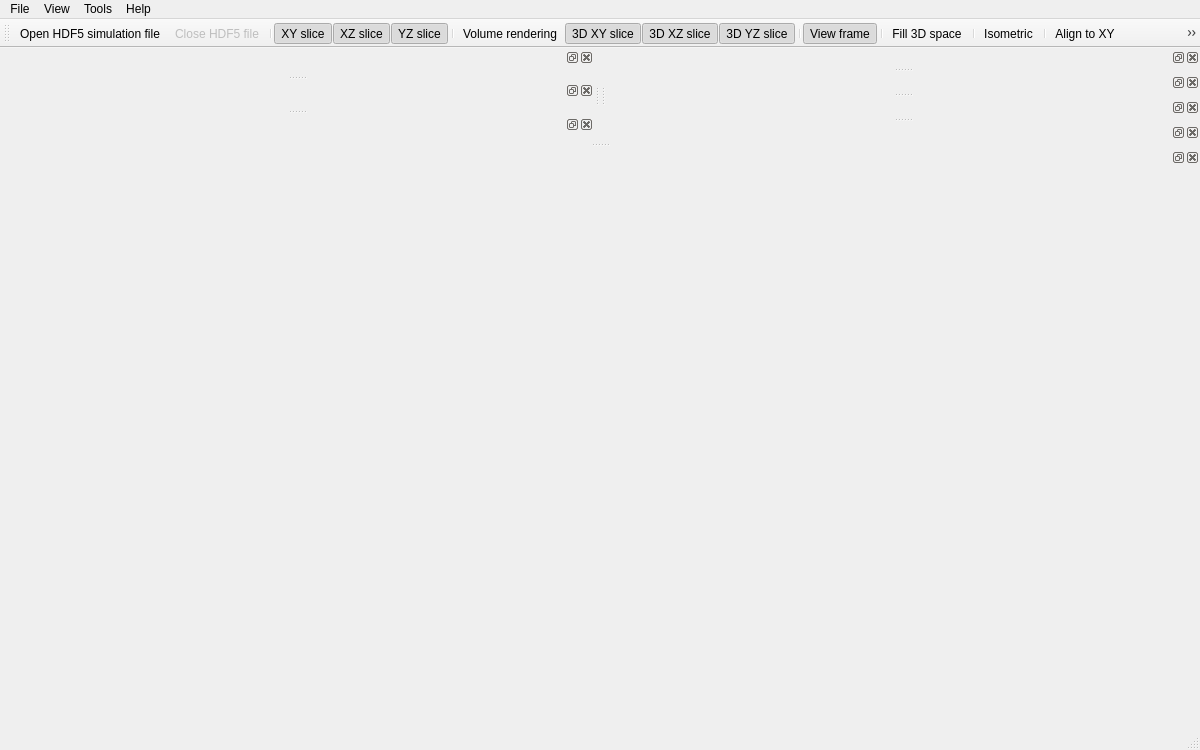
<?xml version="1.0" encoding="UTF-8"?>
<ui version="4.0">
 <class>MainWindow</class>
 <widget class="QMainWindow" name="MainWindow">
  <property name="geometry">
   <rect>
    <x>0</x>
    <y>0</y>
    <width>1200</width>
    <height>750</height>
   </rect>
  </property>
  <property name="windowIcon">
   <iconset resource="resources.qrc">
    <normaloff>:/icons/icons/images/icons_33.png</normaloff>:/icons/icons/images/icons_33.png</iconset>
  </property>
  <property name="locale">
   <locale language="English" country="UnitedStates"/>
  </property>
  <property name="iconSize">
   <size>
    <width>32</width>
    <height>32</height>
   </size>
  </property>
  <property name="toolButtonStyle">
   <enum>Qt::ToolButtonIconOnly</enum>
  </property>
  <property name="dockNestingEnabled">
   <bool>true</bool>
  </property>
  <property name="dockOptions">
   <set>QMainWindow::AllowNestedDocks|QMainWindow::AllowTabbedDocks|QMainWindow::AnimatedDocks|QMainWindow::VerticalTabs</set>
  </property>
  <widget class="QWidget" name="centralWidget">
   <property name="maximumSize">
    <size>
     <width>0</width>
     <height>0</height>
    </size>
   </property>
  </widget>
  <widget class="QToolBar" name="mainToolBar">
   <property name="windowTitle">
    <string>Main toolbar</string>
   </property>
   <property name="iconSize">
    <size>
     <width>32</width>
     <height>32</height>
    </size>
   </property>
   <attribute name="toolBarArea">
    <enum>TopToolBarArea</enum>
   </attribute>
   <attribute name="toolBarBreak">
    <bool>false</bool>
   </attribute>
   <addaction name="actionLoadHDF5File"/>
   <addaction name="actionCloseHDF5File"/>
   <addaction name="separator"/>
   <addaction name="actionSliceXY"/>
   <addaction name="actionSliceXZ"/>
   <addaction name="actionSliceYZ"/>
   <addaction name="separator"/>
   <addaction name="actionVolumeRendering"/>
   <addaction name="action3DXY"/>
   <addaction name="action3DXZ"/>
   <addaction name="action3DYZ"/>
   <addaction name="separator"/>
   <addaction name="actionViewFrame"/>
   <addaction name="separator"/>
   <addaction name="actionFillSpace"/>
   <addaction name="separator"/>
   <addaction name="actionOrthogonal"/>
   <addaction name="separator"/>
   <addaction name="actionAlignToXY"/>
   <addaction name="actionAlignToXZ"/>
   <addaction name="actionAlignToYZ"/>
   <addaction name="actionAlignToXYFromBack"/>
   <addaction name="actionAlignToXZFromBack"/>
   <addaction name="actionAlignToYZFromBack"/>
   <addaction name="separator"/>
   <addaction name="actionExportImageFrom3DScene"/>
   <addaction name="separator"/>
   <addaction name="actionDatasets"/>
   <addaction name="actionSelectedDataset"/>
   <addaction name="actionInfo"/>
   <addaction name="action3DSettings"/>
  </widget>
  <widget class="QMenuBar" name="menuBar">
   <property name="geometry">
    <rect>
     <x>0</x>
     <y>0</y>
     <width>1200</width>
     <height>21</height>
    </rect>
   </property>
   <widget class="QMenu" name="menuFile">
    <property name="title">
     <string>File</string>
    </property>
    <addaction name="actionLoadHDF5File"/>
    <addaction name="actionCloseHDF5File"/>
    <addaction name="actionExit"/>
    <addaction name="actionExportImageFrom3DScene"/>
   </widget>
   <widget class="QMenu" name="menuHelp">
    <property name="title">
     <string>Help</string>
    </property>
    <addaction name="actionAbout"/>
   </widget>
   <widget class="QMenu" name="menuView">
    <property name="title">
     <string>View</string>
    </property>
    <widget class="QMenu" name="menuControls">
     <property name="title">
      <string>Controls</string>
     </property>
     <addaction name="actionInfo"/>
     <addaction name="actionDatasets"/>
     <addaction name="actionSelectedDataset"/>
     <addaction name="action3DView"/>
    </widget>
    <addaction name="actionSliceXY"/>
    <addaction name="actionSliceXZ"/>
    <addaction name="actionSliceYZ"/>
    <addaction name="separator"/>
    <addaction name="actionVolumeRendering"/>
    <addaction name="action3DXY"/>
    <addaction name="action3DXZ"/>
    <addaction name="action3DYZ"/>
    <addaction name="separator"/>
    <addaction name="actionViewFrame"/>
    <addaction name="separator"/>
    <addaction name="menuControls"/>
   </widget>
   <widget class="QMenu" name="menuTools">
    <property name="title">
     <string>Tools</string>
    </property>
    <addaction name="actionSettings"/>
   </widget>
   <addaction name="menuFile"/>
   <addaction name="menuView"/>
   <addaction name="menuTools"/>
   <addaction name="menuHelp"/>
  </widget>
  <widget class="QStatusBar" name="statusBar"/>
  <widget class="SliceDockWidget" name="dockWidgetSliceXY">
   <property name="allowedAreas">
    <set>Qt::LeftDockWidgetArea</set>
   </property>
   <attribute name="dockWidgetArea">
    <number>1</number>
   </attribute>
  </widget>
  <widget class="SliceDockWidget" name="dockWidgetSliceXZ">
   <property name="allowedAreas">
    <set>Qt::LeftDockWidgetArea</set>
   </property>
   <attribute name="dockWidgetArea">
    <number>1</number>
   </attribute>
  </widget>
  <widget class="SliceDockWidget" name="dockWidgetSliceYZ">
   <property name="allowedAreas">
    <set>Qt::LeftDockWidgetArea</set>
   </property>
   <attribute name="dockWidgetArea">
    <number>1</number>
   </attribute>
  </widget>
  <widget class="Window3DDockWidget" name="dockWidgetWindow3D">
   <property name="allowedAreas">
    <set>Qt::BottomDockWidgetArea|Qt::TopDockWidgetArea</set>
   </property>
   <attribute name="dockWidgetArea">
    <number>8</number>
   </attribute>
  </widget>
  <widget class="DatasetsDockWidget" name="dockWidgetDatasets">
   <property name="allowedAreas">
    <set>Qt::RightDockWidgetArea</set>
   </property>
   <attribute name="dockWidgetArea">
    <number>2</number>
   </attribute>
  </widget>
  <widget class="SelectedDatasetDockWidget" name="dockWidgetSelectedDataset">
   <property name="allowedAreas">
    <set>Qt::RightDockWidgetArea</set>
   </property>
   <attribute name="dockWidgetArea">
    <number>2</number>
   </attribute>
  </widget>
  <widget class="FileInfoDockWidget" name="dockWidgetInfo">
   <property name="allowedAreas">
    <set>Qt::RightDockWidgetArea</set>
   </property>
   <attribute name="dockWidgetArea">
    <number>2</number>
   </attribute>
  </widget>
  <widget class="Settings3DDockWidget" name="dockWidgetSettings3D">
   <property name="allowedAreas">
    <set>Qt::RightDockWidgetArea</set>
   </property>
   <attribute name="dockWidgetArea">
    <number>2</number>
   </attribute>
  </widget>
  <action name="actionLoadHDF5File">
   <property name="icon">
    <iconset resource="resources.qrc">
     <normaloff>:/icons/icons/images/icons_01.png</normaloff>:/icons/icons/images/icons_01.png</iconset>
   </property>
   <property name="text">
    <string>Open HDF5 simulation file</string>
   </property>
   <property name="toolTip">
    <string>Open HDF5 simulation file</string>
   </property>
  </action>
  <action name="actionCloseHDF5File">
   <property name="enabled">
    <bool>false</bool>
   </property>
   <property name="icon">
    <iconset resource="resources.qrc">
     <normaloff>:/icons/icons/images/icons_07.png</normaloff>:/icons/icons/images/icons_07.png</iconset>
   </property>
   <property name="text">
    <string>Close HDF5 file</string>
   </property>
  </action>
  <action name="actionExit">
   <property name="enabled">
    <bool>true</bool>
   </property>
   <property name="icon">
    <iconset resource="resources.qrc">
     <normaloff>:/icons/icons/images/icons_08.png</normaloff>:/icons/icons/images/icons_08.png</iconset>
   </property>
   <property name="text">
    <string>Exit</string>
   </property>
  </action>
  <action name="actionSettings">
   <property name="enabled">
    <bool>false</bool>
   </property>
   <property name="icon">
    <iconset resource="resources.qrc">
     <normaloff>:/icons/icons/images/icons_09.png</normaloff>:/icons/icons/images/icons_09.png</iconset>
   </property>
   <property name="text">
    <string>Settings</string>
   </property>
  </action>
  <action name="actionSliceXY">
   <property name="checkable">
    <bool>true</bool>
   </property>
   <property name="checked">
    <bool>true</bool>
   </property>
   <property name="icon">
    <iconset resource="resources.qrc">
     <normaloff>:/icons/icons/images/icons_04.png</normaloff>:/icons/icons/images/icons_04.png</iconset>
   </property>
   <property name="text">
    <string>XY slice</string>
   </property>
   <property name="toolTip">
    <string>View XY slice</string>
   </property>
  </action>
  <action name="actionSliceXZ">
   <property name="checkable">
    <bool>true</bool>
   </property>
   <property name="checked">
    <bool>true</bool>
   </property>
   <property name="icon">
    <iconset resource="resources.qrc">
     <normaloff>:/icons/icons/images/icons_05.png</normaloff>:/icons/icons/images/icons_05.png</iconset>
   </property>
   <property name="text">
    <string>XZ slice</string>
   </property>
   <property name="toolTip">
    <string>View XZ slice</string>
   </property>
  </action>
  <action name="actionSliceYZ">
   <property name="checkable">
    <bool>true</bool>
   </property>
   <property name="checked">
    <bool>true</bool>
   </property>
   <property name="icon">
    <iconset resource="resources.qrc">
     <normaloff>:/icons/icons/images/icons_06.png</normaloff>:/icons/icons/images/icons_06.png</iconset>
   </property>
   <property name="text">
    <string>YZ slice</string>
   </property>
   <property name="toolTip">
    <string>View YZ slice</string>
   </property>
  </action>
  <action name="action3DXY">
   <property name="checkable">
    <bool>true</bool>
   </property>
   <property name="checked">
    <bool>true</bool>
   </property>
   <property name="icon">
    <iconset resource="resources.qrc">
     <normaloff>:/icons/icons/images/icons_13.png</normaloff>:/icons/icons/images/icons_13.png</iconset>
   </property>
   <property name="text">
    <string>3D XY slice</string>
   </property>
  </action>
  <action name="action3DXZ">
   <property name="checkable">
    <bool>true</bool>
   </property>
   <property name="checked">
    <bool>true</bool>
   </property>
   <property name="icon">
    <iconset resource="resources.qrc">
     <normaloff>:/icons/icons/images/icons_15.png</normaloff>:/icons/icons/images/icons_15.png</iconset>
   </property>
   <property name="text">
    <string>3D XZ slice</string>
   </property>
  </action>
  <action name="action3DYZ">
   <property name="checkable">
    <bool>true</bool>
   </property>
   <property name="checked">
    <bool>true</bool>
   </property>
   <property name="icon">
    <iconset resource="resources.qrc">
     <normaloff>:/icons/icons/images/icons_14.png</normaloff>:/icons/icons/images/icons_14.png</iconset>
   </property>
   <property name="text">
    <string>3D YZ slice</string>
   </property>
   <property name="toolTip">
    <string>3D YZ slice</string>
   </property>
  </action>
  <action name="actionExportImageFrom3DScene">
   <property name="enabled">
    <bool>true</bool>
   </property>
   <property name="icon">
    <iconset resource="resources.qrc">
     <normaloff>:/icons/icons/images/icons_10.png</normaloff>:/icons/icons/images/icons_10.png</iconset>
   </property>
   <property name="text">
    <string>Export image from 3D scene</string>
   </property>
  </action>
  <action name="actionVolumeRendering">
   <property name="checkable">
    <bool>true</bool>
   </property>
   <property name="checked">
    <bool>false</bool>
   </property>
   <property name="icon">
    <iconset resource="resources.qrc">
     <normaloff>:/icons/icons/images/icons_32.png</normaloff>:/icons/icons/images/icons_32.png</iconset>
   </property>
   <property name="text">
    <string>Volume rendering</string>
   </property>
  </action>
  <action name="actionInfo">
   <property name="checkable">
    <bool>true</bool>
   </property>
   <property name="checked">
    <bool>false</bool>
   </property>
   <property name="text">
    <string>HDF5 Info</string>
   </property>
  </action>
  <action name="actionDatasets">
   <property name="checkable">
    <bool>true</bool>
   </property>
   <property name="checked">
    <bool>true</bool>
   </property>
   <property name="text">
    <string>Datasets to view</string>
   </property>
  </action>
  <action name="actionSelectedDataset">
   <property name="checkable">
    <bool>true</bool>
   </property>
   <property name="checked">
    <bool>true</bool>
   </property>
   <property name="text">
    <string>Selected dataset</string>
   </property>
  </action>
  <action name="actionAlignToXY">
   <property name="icon">
    <iconset resource="resources.qrc">
     <normaloff>:/icons/icons/images/icons_26.png</normaloff>:/icons/icons/images/icons_26.png</iconset>
   </property>
   <property name="text">
    <string>Align to XY</string>
   </property>
   <property name="toolTip">
    <string>Align to XY</string>
   </property>
  </action>
  <action name="actionAlignToXZ">
   <property name="icon">
    <iconset resource="resources.qrc">
     <normaloff>:/icons/icons/images/icons_27.png</normaloff>:/icons/icons/images/icons_27.png</iconset>
   </property>
   <property name="text">
    <string>Align to XZ</string>
   </property>
   <property name="toolTip">
    <string>Align to XZ</string>
   </property>
  </action>
  <action name="actionAlignToYZ">
   <property name="icon">
    <iconset resource="resources.qrc">
     <normaloff>:/icons/icons/images/icons_28.png</normaloff>:/icons/icons/images/icons_28.png</iconset>
   </property>
   <property name="text">
    <string>Align to YZ</string>
   </property>
   <property name="toolTip">
    <string>Align to YZ</string>
   </property>
  </action>
  <action name="actionAlignToXYFromBack">
   <property name="icon">
    <iconset resource="resources.qrc">
     <normaloff>:/icons/icons/images/icons_29.png</normaloff>:/icons/icons/images/icons_29.png</iconset>
   </property>
   <property name="text">
    <string>Align to XY from back</string>
   </property>
   <property name="toolTip">
    <string>Align to XY from back</string>
   </property>
  </action>
  <action name="actionAlignToXZFromBack">
   <property name="icon">
    <iconset resource="resources.qrc">
     <normaloff>:/icons/icons/images/icons_30.png</normaloff>:/icons/icons/images/icons_30.png</iconset>
   </property>
   <property name="text">
    <string>Align to XZ from back</string>
   </property>
   <property name="toolTip">
    <string>Align to XZ from back</string>
   </property>
  </action>
  <action name="actionAlignToYZFromBack">
   <property name="icon">
    <iconset resource="resources.qrc">
     <normaloff>:/icons/icons/images/icons_31.png</normaloff>:/icons/icons/images/icons_31.png</iconset>
   </property>
   <property name="text">
    <string>Align to YZ from back</string>
   </property>
   <property name="toolTip">
    <string>Align to YZ from back</string>
   </property>
  </action>
  <action name="actionViewFrame">
   <property name="checkable">
    <bool>true</bool>
   </property>
   <property name="checked">
    <bool>true</bool>
   </property>
   <property name="icon">
    <iconset resource="resources.qrc">
     <normaloff>:/icons/icons/images/icons_34.png</normaloff>:/icons/icons/images/icons_34.png</iconset>
   </property>
   <property name="text">
    <string>View frame</string>
   </property>
   <property name="toolTip">
    <string>View frame</string>
   </property>
  </action>
  <action name="actionFillSpace">
   <property name="checkable">
    <bool>true</bool>
   </property>
   <property name="icon">
    <iconset resource="resources.qrc">
     <normaloff>:/icons/icons/images/icons_24.png</normaloff>:/icons/icons/images/icons_24.png</iconset>
   </property>
   <property name="text">
    <string>Fill 3D space</string>
   </property>
   <property name="toolTip">
    <string>Fill 3D space</string>
   </property>
  </action>
  <action name="actionAbout">
   <property name="text">
    <string>About k-Wave visualiser</string>
   </property>
  </action>
  <action name="actionOrthogonal">
   <property name="checkable">
    <bool>true</bool>
   </property>
   <property name="text">
    <string>Isometric</string>
   </property>
   <property name="toolTip">
    <string>Toggle orthogonal/perspective</string>
   </property>
  </action>
  <action name="action3DView">
   <property name="checkable">
    <bool>true</bool>
   </property>
   <property name="checked">
    <bool>true</bool>
   </property>
   <property name="text">
    <string>3D view</string>
   </property>
  </action>
  <action name="action3DSettings">
   <property name="checkable">
    <bool>true</bool>
   </property>
   <property name="checked">
    <bool>true</bool>
   </property>
   <property name="text">
    <string>3D Settings</string>
   </property>
   <property name="toolTip">
    <string>3D Settings</string>
   </property>
  </action>
  <zorder>dockWidgetSettings3D</zorder>
 </widget>
 <layoutdefault spacing="6" margin="11"/>
 <customwidgets>
  <customwidget>
   <class>Window3DDockWidget</class>
   <extends>QDockWidget</extends>
   <header location="global">window3ddockwidget.h</header>
   <container>1</container>
  </customwidget>
  <customwidget>
   <class>DatasetsDockWidget</class>
   <extends>QDockWidget</extends>
   <header location="global">datasetsdockwidget.h</header>
   <container>1</container>
  </customwidget>
  <customwidget>
   <class>SelectedDatasetDockWidget</class>
   <extends>QDockWidget</extends>
   <header location="global">selecteddatasetdockwidget.h</header>
   <container>1</container>
  </customwidget>
  <customwidget>
   <class>SliceDockWidget</class>
   <extends>QDockWidget</extends>
   <header location="global">slicedockwidget.h</header>
   <container>1</container>
  </customwidget>
  <customwidget>
   <class>FileInfoDockWidget</class>
   <extends>QDockWidget</extends>
   <header location="global">fileinfodockwidget.h</header>
   <container>1</container>
  </customwidget>
  <customwidget>
   <class>Settings3DDockWidget</class>
   <extends>QDockWidget</extends>
   <header location="global">settings3ddockwidget.h</header>
   <container>1</container>
  </customwidget>
 </customwidgets>
 <resources>
  <include location="resources.qrc"/>
 </resources>
 <connections>
  <connection>
   <sender>actionExit</sender>
   <signal>triggered()</signal>
   <receiver>MainWindow</receiver>
   <slot>close()</slot>
   <hints>
    <hint type="sourcelabel">
     <x>-1</x>
     <y>-1</y>
    </hint>
    <hint type="destinationlabel">
     <x>330</x>
     <y>342</y>
    </hint>
   </hints>
  </connection>
  <connection>
   <sender>actionInfo</sender>
   <signal>triggered(bool)</signal>
   <receiver>dockWidgetInfo</receiver>
   <slot>setVisible(bool)</slot>
   <hints>
    <hint type="sourcelabel">
     <x>-1</x>
     <y>-1</y>
    </hint>
    <hint type="destinationlabel">
     <x>1201</x>
     <y>579</y>
    </hint>
   </hints>
  </connection>
  <connection>
   <sender>actionSelectedDataset</sender>
   <signal>triggered(bool)</signal>
   <receiver>dockWidgetSelectedDataset</receiver>
   <slot>setVisible(bool)</slot>
   <hints>
    <hint type="sourcelabel">
     <x>-1</x>
     <y>-1</y>
    </hint>
    <hint type="destinationlabel">
     <x>953</x>
     <y>417</y>
    </hint>
   </hints>
  </connection>
  <connection>
   <sender>actionSliceXY</sender>
   <signal>triggered(bool)</signal>
   <receiver>dockWidgetSliceXY</receiver>
   <slot>setVisible(bool)</slot>
   <hints>
    <hint type="sourcelabel">
     <x>-1</x>
     <y>-1</y>
    </hint>
    <hint type="destinationlabel">
     <x>96</x>
     <y>93</y>
    </hint>
   </hints>
  </connection>
  <connection>
   <sender>actionSliceYZ</sender>
   <signal>triggered(bool)</signal>
   <receiver>dockWidgetSliceYZ</receiver>
   <slot>setVisible(bool)</slot>
   <hints>
    <hint type="sourcelabel">
     <x>-1</x>
     <y>-1</y>
    </hint>
    <hint type="destinationlabel">
     <x>87</x>
     <y>157</y>
    </hint>
   </hints>
  </connection>
  <connection>
   <sender>actionSliceXZ</sender>
   <signal>triggered(bool)</signal>
   <receiver>dockWidgetSliceXZ</receiver>
   <slot>setVisible(bool)</slot>
   <hints>
    <hint type="sourcelabel">
     <x>-1</x>
     <y>-1</y>
    </hint>
    <hint type="destinationlabel">
     <x>96</x>
     <y>125</y>
    </hint>
   </hints>
  </connection>
  <connection>
   <sender>action3DView</sender>
   <signal>triggered(bool)</signal>
   <receiver>dockWidgetWindow3D</receiver>
   <slot>setVisible(bool)</slot>
   <hints>
    <hint type="sourcelabel">
     <x>-1</x>
     <y>-1</y>
    </hint>
    <hint type="destinationlabel">
     <x>349</x>
     <y>574</y>
    </hint>
   </hints>
  </connection>
  <connection>
   <sender>actionDatasets</sender>
   <signal>triggered(bool)</signal>
   <receiver>dockWidgetDatasets</receiver>
   <slot>setVisible(bool)</slot>
   <hints>
    <hint type="sourcelabel">
     <x>-1</x>
     <y>-1</y>
    </hint>
    <hint type="destinationlabel">
     <x>901</x>
     <y>77</y>
    </hint>
   </hints>
  </connection>
  <connection>
   <sender>dockWidgetSliceXY</sender>
   <signal>visibilityChanged(bool)</signal>
   <receiver>actionSliceXY</receiver>
   <slot>setChecked(bool)</slot>
   <hints>
    <hint type="sourcelabel">
     <x>299</x>
     <y>78</y>
    </hint>
    <hint type="destinationlabel">
     <x>-1</x>
     <y>-1</y>
    </hint>
   </hints>
  </connection>
  <connection>
   <sender>dockWidgetSliceXZ</sender>
   <signal>visibilityChanged(bool)</signal>
   <receiver>actionSliceXZ</receiver>
   <slot>setChecked(bool)</slot>
   <hints>
    <hint type="sourcelabel">
     <x>299</x>
     <y>110</y>
    </hint>
    <hint type="destinationlabel">
     <x>-1</x>
     <y>-1</y>
    </hint>
   </hints>
  </connection>
  <connection>
   <sender>dockWidgetSliceYZ</sender>
   <signal>visibilityChanged(bool)</signal>
   <receiver>actionSliceYZ</receiver>
   <slot>setChecked(bool)</slot>
   <hints>
    <hint type="sourcelabel">
     <x>299</x>
     <y>142</y>
    </hint>
    <hint type="destinationlabel">
     <x>-1</x>
     <y>-1</y>
    </hint>
   </hints>
  </connection>
  <connection>
   <sender>dockWidgetDatasets</sender>
   <signal>visibilityChanged(bool)</signal>
   <receiver>actionDatasets</receiver>
   <slot>setChecked(bool)</slot>
   <hints>
    <hint type="sourcelabel">
     <x>901</x>
     <y>77</y>
    </hint>
    <hint type="destinationlabel">
     <x>-1</x>
     <y>-1</y>
    </hint>
   </hints>
  </connection>
  <connection>
   <sender>dockWidgetSelectedDataset</sender>
   <signal>visibilityChanged(bool)</signal>
   <receiver>actionSelectedDataset</receiver>
   <slot>setChecked(bool)</slot>
   <hints>
    <hint type="sourcelabel">
     <x>901</x>
     <y>321</y>
    </hint>
    <hint type="destinationlabel">
     <x>-1</x>
     <y>-1</y>
    </hint>
   </hints>
  </connection>
  <connection>
   <sender>dockWidgetInfo</sender>
   <signal>visibilityChanged(bool)</signal>
   <receiver>actionInfo</receiver>
   <slot>setChecked(bool)</slot>
   <hints>
    <hint type="sourcelabel">
     <x>901</x>
     <y>564</y>
    </hint>
    <hint type="destinationlabel">
     <x>-1</x>
     <y>-1</y>
    </hint>
   </hints>
  </connection>
  <connection>
   <sender>dockWidgetWindow3D</sender>
   <signal>visibilityChanged(bool)</signal>
   <receiver>action3DView</receiver>
   <slot>setChecked(bool)</slot>
   <hints>
    <hint type="sourcelabel">
     <x>299</x>
     <y>369</y>
    </hint>
    <hint type="destinationlabel">
     <x>-1</x>
     <y>-1</y>
    </hint>
   </hints>
  </connection>
  <connection>
   <sender>action3DSettings</sender>
   <signal>triggered(bool)</signal>
   <receiver>dockWidgetSettings3D</receiver>
   <slot>setVisible(bool)</slot>
   <hints>
    <hint type="sourcelabel">
     <x>-1</x>
     <y>-1</y>
    </hint>
    <hint type="destinationlabel">
     <x>900</x>
     <y>646</y>
    </hint>
   </hints>
  </connection>
  <connection>
   <sender>dockWidgetSettings3D</sender>
   <signal>visibilityChanged(bool)</signal>
   <receiver>action3DSettings</receiver>
   <slot>setChecked(bool)</slot>
   <hints>
    <hint type="sourcelabel">
     <x>900</x>
     <y>142</y>
    </hint>
    <hint type="destinationlabel">
     <x>-1</x>
     <y>-1</y>
    </hint>
   </hints>
  </connection>
 </connections>
 <slots>
  <slot>setImageXYFromData()</slot>
  <slot>setImageXZFromData()</slot>
  <slot>setImageYZFromData()</slot>
 </slots>
</ui>
